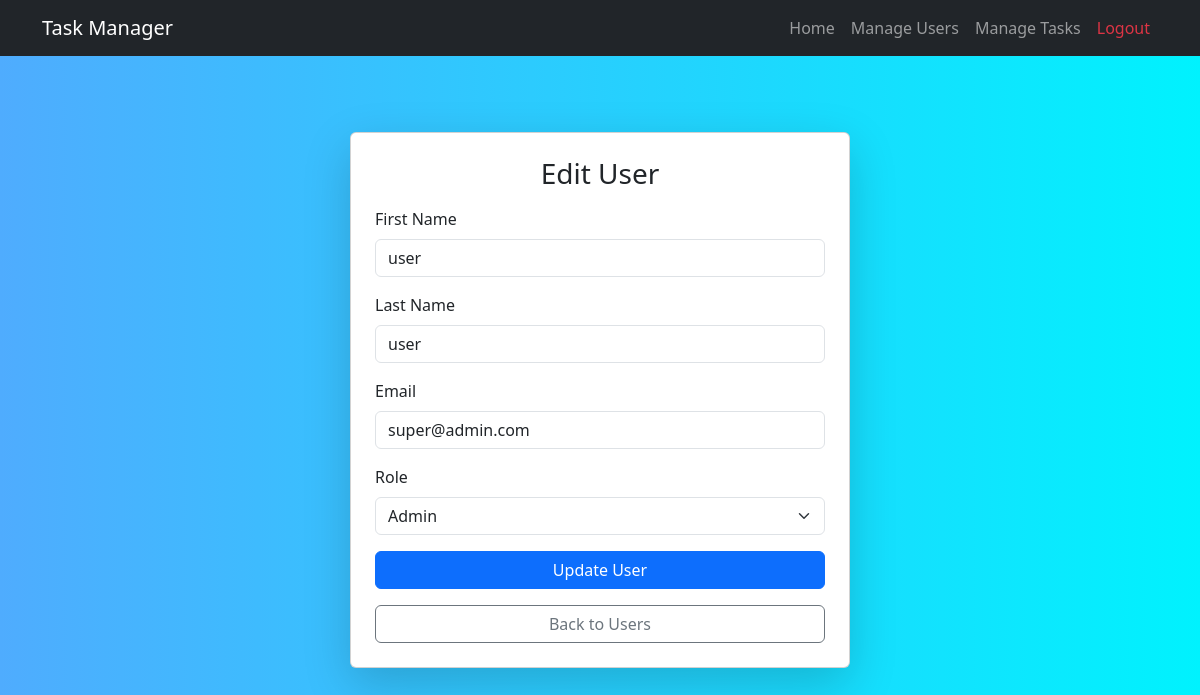
The app's page /users/update/1/ (signed in) with its own data.
### tasks/models.py (models this page shows)
class CustomUser(AbstractUser):
    ROLE_CHOICES = [
        ('superadmin', 'Super Admin'),
        ('admin', 'Admin'),
        ('user', 'User'),
    ]
    role = models.CharField(max_length=20, choices=ROLE_CHOICES, default='user')

### tasks/views.py (the view)
# urls.py: path('users/update/<int:user_id>/', update_user, name='update_user'),
@login_required
def update_user(request, user_id):
    if request.user.role != 'superadmin':
        messages.error(request, "You do not have permission to access this page.")
        return redirect('home')
    user = get_object_or_404(CustomUser, id=user_id)
    if request.method == 'POST':
        form = UserForm(request.POST, instance=user)
        if form.is_valid():
            form.save()
            messages.success(request, "User updated successfully!")
            return redirect('manage_users')
    else:
        form = UserForm(instance=user)
    return render(request, 'tasks/update_user.html', {'form': form})

### tasks/forms.py
class UserForm(forms.ModelForm):
    class Meta:
        model = CustomUser
        fields = ['first_name', 'last_name', 'email', 'role']
    def __init__(self, *args, **kwargs):
        super(UserForm, self).__init__(*args, **kwargs)
        for field_name, field in self.fields.items():
            field.widget.attrs.update({'class': 'form-control'})

### tasks/templates/tasks/update_user.html (shortened to what this page needs)
{% extends 'tasks/base.html' %}
{% block content %}
<div class="container d-flex justify-content-center align-items-center" style="min-height: 80vh;">
    <div class="card shadow-lg p-4" style="width: 500px;">
        <h3 class="text-center mb-3">Edit User</h3>
        <form method="POST">
            <div class="mb-3">
                <label for="first_name" class="form-label">First Name</label>
                <input type="text" id="first_name" name="first_name" class="form-control" value="{{ form.instance.first_name }}" required>
            </div>
            <div class="mb-3">
                <label for="last_name" class="form-label">Last Name</label>
                <input type="text" id="last_name" name="last_name" class="form-control" value="{{ form.instance.last_name }}" required>
            </div>
            <div class="mb-3">
                <label for="email" class="form-label">Email</label>
                <input type="email" id="email" name="email" class="form-control" value="{{ form.instance.email }}" required>
            </div>
            <div class="mb-3">
                <label for="role" class="form-label">Role</label>
                <select id="role" name="role" class="form-select">
                    <option value="admin" {% if form.instance.role == "admin" %}selected{% endif %}>Admin</option>
                </select>
            </div>
            <button type="submit" class="btn btn-primary w-100">Update User</button>
        </form>
        <a href="{% url 'manage_users' %}" class="btn btn-outline-secondary w-100 mt-3">Back to Users</a>
    </div>
</div>
{% endblock %}

### tasks/templates/tasks/base.html (style rules this page uses)
body { background: linear-gradient(to right, #4facfe, #00f2fe); min-height: 100vh; }

### records on screen
CustomUser: first_name "user", last_name "user", email "super@admin.com", role "Admin"
